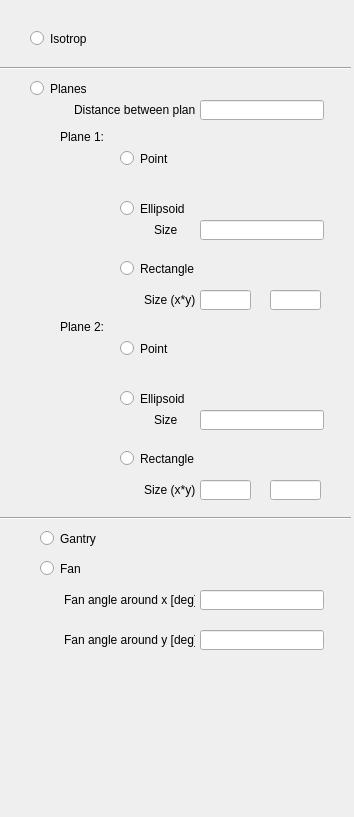
<?xml version="1.0" encoding="UTF-8"?>
<ui version="4.0">
 <class>Form</class>
 <widget class="QWidget" name="Form">
  <property name="geometry">
   <rect>
    <x>0</x>
    <y>0</y>
    <width>354</width>
    <height>817</height>
   </rect>
  </property>
  <property name="windowTitle">
   <string>Form</string>
  </property>
  <widget class="QRadioButton" name="Isotrop">
   <property name="geometry">
    <rect>
     <x>30</x>
     <y>30</y>
     <width>82</width>
     <height>17</height>
    </rect>
   </property>
   <property name="text">
    <string>Isotrop</string>
   </property>
  </widget>
  <widget class="QRadioButton" name="Planes">
   <property name="geometry">
    <rect>
     <x>30</x>
     <y>80</y>
     <width>82</width>
     <height>17</height>
    </rect>
   </property>
   <property name="text">
    <string>Planes</string>
   </property>
  </widget>
  <widget class="QRadioButton" name="Gantry">
   <property name="geometry">
    <rect>
     <x>40</x>
     <y>530</y>
     <width>82</width>
     <height>17</height>
    </rect>
   </property>
   <property name="text">
    <string>Gantry</string>
   </property>
  </widget>
  <widget class="QLabel" name="Distance">
   <property name="geometry">
    <rect>
     <x>74</x>
     <y>100</y>
     <width>121</width>
     <height>20</height>
    </rect>
   </property>
   <property name="text">
    <string>Distance between planes</string>
   </property>
  </widget>
  <widget class="QLineEdit" name="DistanceEdit">
   <property name="geometry">
    <rect>
     <x>200</x>
     <y>100</y>
     <width>124</width>
     <height>20</height>
    </rect>
   </property>
  </widget>
  <widget class="QRadioButton" name="Plane1Point">
   <property name="geometry">
    <rect>
     <x>120</x>
     <y>150</y>
     <width>82</width>
     <height>17</height>
    </rect>
   </property>
   <property name="text">
    <string>Point</string>
   </property>
  </widget>
  <widget class="QRadioButton" name="Plane1Ellipsoid">
   <property name="geometry">
    <rect>
     <x>120</x>
     <y>200</y>
     <width>82</width>
     <height>17</height>
    </rect>
   </property>
   <property name="text">
    <string>Ellipsoid</string>
   </property>
  </widget>
  <widget class="QRadioButton" name="Plane1Rect">
   <property name="geometry">
    <rect>
     <x>120</x>
     <y>260</y>
     <width>82</width>
     <height>17</height>
    </rect>
   </property>
   <property name="text">
    <string>Rectangle</string>
   </property>
  </widget>
  <widget class="QLabel" name="Plane1Size">
   <property name="geometry">
    <rect>
     <x>154</x>
     <y>220</y>
     <width>41</width>
     <height>20</height>
    </rect>
   </property>
   <property name="text">
    <string>Size</string>
   </property>
  </widget>
  <widget class="QLineEdit" name="Plane1SizeEdit">
   <property name="geometry">
    <rect>
     <x>200</x>
     <y>220</y>
     <width>124</width>
     <height>20</height>
    </rect>
   </property>
  </widget>
  <widget class="QLabel" name="Plane1RectSize">
   <property name="geometry">
    <rect>
     <x>144</x>
     <y>290</y>
     <width>51</width>
     <height>20</height>
    </rect>
   </property>
   <property name="text">
    <string>Size (x*y)</string>
   </property>
  </widget>
  <widget class="QLineEdit" name="Plane1SizeXEdit">
   <property name="geometry">
    <rect>
     <x>200</x>
     <y>290</y>
     <width>51</width>
     <height>20</height>
    </rect>
   </property>
  </widget>
  <widget class="QLineEdit" name="Plane1SizeYEdit">
   <property name="geometry">
    <rect>
     <x>270</x>
     <y>290</y>
     <width>51</width>
     <height>20</height>
    </rect>
   </property>
  </widget>
  <widget class="QLabel" name="Plane1">
   <property name="geometry">
    <rect>
     <x>60</x>
     <y>130</y>
     <width>47</width>
     <height>13</height>
    </rect>
   </property>
   <property name="text">
    <string>Plane 1:</string>
   </property>
  </widget>
  <widget class="QLabel" name="Plane2RectSize">
   <property name="geometry">
    <rect>
     <x>144</x>
     <y>480</y>
     <width>51</width>
     <height>20</height>
    </rect>
   </property>
   <property name="text">
    <string>Size (x*y)</string>
   </property>
  </widget>
  <widget class="QRadioButton" name="Plane2Ellipsoid">
   <property name="geometry">
    <rect>
     <x>120</x>
     <y>390</y>
     <width>82</width>
     <height>17</height>
    </rect>
   </property>
   <property name="text">
    <string>Ellipsoid</string>
   </property>
  </widget>
  <widget class="QLineEdit" name="Plane2SizeXEdit">
   <property name="geometry">
    <rect>
     <x>200</x>
     <y>480</y>
     <width>51</width>
     <height>20</height>
    </rect>
   </property>
  </widget>
  <widget class="QLabel" name="Plane2Size">
   <property name="geometry">
    <rect>
     <x>154</x>
     <y>410</y>
     <width>41</width>
     <height>20</height>
    </rect>
   </property>
   <property name="text">
    <string>Size</string>
   </property>
  </widget>
  <widget class="QLabel" name="Plane2">
   <property name="geometry">
    <rect>
     <x>60</x>
     <y>320</y>
     <width>47</width>
     <height>13</height>
    </rect>
   </property>
   <property name="text">
    <string>Plane 2:</string>
   </property>
  </widget>
  <widget class="QLineEdit" name="Plane2SizeEdit">
   <property name="geometry">
    <rect>
     <x>200</x>
     <y>410</y>
     <width>124</width>
     <height>20</height>
    </rect>
   </property>
  </widget>
  <widget class="QRadioButton" name="Plane2Point">
   <property name="geometry">
    <rect>
     <x>120</x>
     <y>340</y>
     <width>82</width>
     <height>17</height>
    </rect>
   </property>
   <property name="text">
    <string>Point</string>
   </property>
  </widget>
  <widget class="QRadioButton" name="Plane2Rect">
   <property name="geometry">
    <rect>
     <x>120</x>
     <y>450</y>
     <width>82</width>
     <height>17</height>
    </rect>
   </property>
   <property name="text">
    <string>Rectangle</string>
   </property>
  </widget>
  <widget class="QLineEdit" name="Plane2SizeYEdit">
   <property name="geometry">
    <rect>
     <x>270</x>
     <y>480</y>
     <width>51</width>
     <height>20</height>
    </rect>
   </property>
  </widget>
  <widget class="QLabel" name="FanAngleX">
   <property name="geometry">
    <rect>
     <x>64</x>
     <y>590</y>
     <width>131</width>
     <height>20</height>
    </rect>
   </property>
   <property name="text">
    <string>Fan angle around x [deg]</string>
   </property>
  </widget>
  <widget class="QLineEdit" name="FanAngleXEdit">
   <property name="geometry">
    <rect>
     <x>200</x>
     <y>590</y>
     <width>124</width>
     <height>20</height>
    </rect>
   </property>
  </widget>
  <widget class="QLabel" name="FanAngleY">
   <property name="geometry">
    <rect>
     <x>64</x>
     <y>630</y>
     <width>131</width>
     <height>20</height>
    </rect>
   </property>
   <property name="text">
    <string>Fan angle around y [deg]</string>
   </property>
  </widget>
  <widget class="QLineEdit" name="FanAngleYEdit">
   <property name="geometry">
    <rect>
     <x>200</x>
     <y>630</y>
     <width>124</width>
     <height>20</height>
    </rect>
   </property>
  </widget>
  <widget class="QRadioButton" name="Fan">
   <property name="geometry">
    <rect>
     <x>40</x>
     <y>560</y>
     <width>82</width>
     <height>17</height>
    </rect>
   </property>
   <property name="text">
    <string>Fan</string>
   </property>
  </widget>
  <widget class="Line" name="line">
   <property name="geometry">
    <rect>
     <x>0</x>
     <y>60</y>
     <width>351</width>
     <height>16</height>
    </rect>
   </property>
   <property name="orientation">
    <enum>Qt::Horizontal</enum>
   </property>
  </widget>
  <widget class="Line" name="line_2">
   <property name="geometry">
    <rect>
     <x>0</x>
     <y>510</y>
     <width>351</width>
     <height>16</height>
    </rect>
   </property>
   <property name="orientation">
    <enum>Qt::Horizontal</enum>
   </property>
  </widget>
 </widget>
 <resources/>
 <connections/>
</ui>
